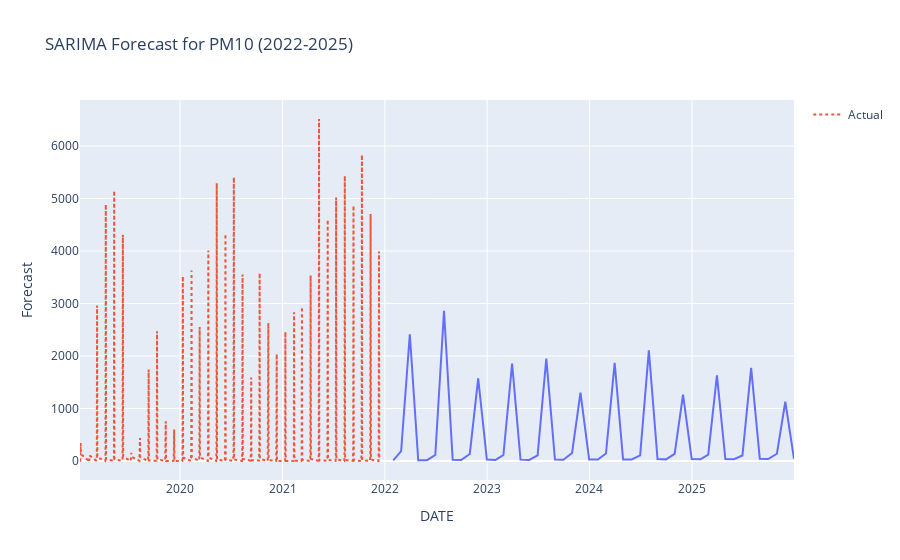

Here is the notebook cell this chart was saved with:
### Code cell
import pandas as pd
from sklearn.metrics import mean_absolute_error, mean_squared_error
import numpy as np
import pmdarima as pm

# Load data
df = pd.read_csv('D:/stubble buring/stubble/STN5.csv')

# Ensure 'DATE' is a datetime column
df['DATE'] = pd.to_datetime(df['DATE'], errors='coerce')
df.dropna(subset=['DATE'], inplace=True)  # Drop rows with invalid/missing dates
df.set_index('DATE', inplace=True)

# Handle missing values in 'FIRECOUNT'
df['FIRECOUNT'].fillna(method='ffill', inplace=True)

# Sort the DataFrame by the 'DATE' index to avoid issues with slicing
df.sort_index(inplace=True)

# Split data into training and testing (2016-2021)
train = df.loc['2016-01-01':'2018-12-31']  # Training data from 2016 to 2020
test = df.loc['2019-01-01':'2021-12-31']   # Testing data for 2021

# Apply AutoSARIMA (automatic SARIMA model selection)
auto_sarima_model = pm.auto_arima(train['FIRECOUNT'], 
                                  seasonal=True, 
                                  m=12,  # Seasonal period (12 for monthly data)
                                  stepwise=True,  # Stepwise search for parameters
                                  trace=True)  # Print progress of the search

# Print summary of the AutoSARIMA model
print(auto_sarima_model.summary())

# Forecast for the test period using integer-based indexing
test_forecast = auto_sarima_model.predict(n_periods=len(test))

# Compute MAE and RMSE
mae = mean_absolute_error(test['FIRECOUNT'], test_forecast)
rmse = np.sqrt(mean_squared_error(test['FIRECOUNT'], test_forecast))

print(f"MAE: {mae:.2f}")
print(f"RMSE: {rmse:.2f}")

# Forecast for the next 48 months (2022-2025)
forecast_period = 48
forecast = auto_sarima_model.predict(n_periods=forecast_period)

# Create forecast date index
forecast_dates = pd.date_range(start='2022-01-01', periods=forecast_period, freq='ME')
forecast_series = pd.Series(forecast, index=forecast_dates)

# Display predictions for 2022 to 2025
for year, value in zip(range(2022, 2026), forecast[:48:12]):
    print(f"The predicted value for {year} is {value:.2f}")

# Create a DataFrame to hold the forecast data
forecast_df = pd.DataFrame({'DATE': forecast_dates, 'Forecast': forecast})
forecast_df.set_index('DATE', inplace=True)

# Create a plot of the actual and forecasted values
fig = px.line(forecast_df, x=forecast_df.index, y='Forecast', title='SARIMA Forecast for PM10 (2022-2025)')

# Add the actual test data for comparison
test_df = pd.DataFrame({'DATE': test.index, 'Actual': test['FIRECOUNT']})
fig.add_scatter(x=test_df['DATE'], y=test_df['Actual'], mode='lines', name='Actual', line=dict(dash='dot'))

# Display the plot
fig.show()

### Figure 1 — Plotly figure (JSON) as saved in the notebook; plotly's stock layout.template omitted (floating-point values rounded to 4 significant figures; data arrays with more than 128 entries replaced by an {"elided": "..."} marker saying what was removed)
{"data": [{"hovertemplate": "DATE=%{x}<br>Forecast=%{y}<extra></extra>", "legendgroup": "", "line": {"color": "#636efa", "dash": "solid"}, "marker": {"symbol": "circle"}, "mode": "lines", "name": "", "orientation": "v", "showlegend": false, "type": "scatter", "x": ["2022-01-31T00:00:00", "2022-02-28T00:00:00", "2022-03-31T00:00:00", "2022-04-30T00:00:00", "2022-05-31T00:00:00", "2022-06-30T00:00:00", "2022-07-31T00:00:00", "2022-08-31T00:00:00", "2022-09-30T00:00:00", "2022-10-31T00:00:00", "2022-11-30T00:00:00", "2022-12-31T00:00:00", "2023-01-31T00:00:00", "2023-02-28T00:00:00", "2023-03-31T00:00:00", "2023-04-30T00:00:00", "2023-05-31T00:00:00", "2023-06-30T00:00:00", "2023-07-31T00:00:00", "2023-08-31T00:00:00", "2023-09-30T00:00:00", "2023-10-31T00:00:00", "2023-11-30T00:00:00", "2023-12-31T00:00:00", "2024-01-31T00:00:00", "2024-02-29T00:00:00", "2024-03-31T00:00:00", "2024-04-30T00:00:00", "2024-05-31T00:00:00", "2024-06-30T00:00:00", "2024-07-31T00:00:00", "2024-08-31T00:00:00", "2024-09-30T00:00:00", "2024-10-31T00:00:00", "2024-11-30T00:00:00", "2024-12-31T00:00:00", "2025-01-31T00:00:00", "2025-02-28T00:00:00", "2025-03-31T00:00:00", "2025-04-30T00:00:00", "2025-05-31T00:00:00", "2025-06-30T00:00:00", "2025-07-31T00:00:00", "2025-08-31T00:00:00", "2025-09-30T00:00:00", "2025-10-31T00:00:00", "2025-11-30T00:00:00", "2025-12-31T00:00:00"], "xaxis": "x", "y": [10.77, 186.6, 2414.0, 12.3, 14.98, 114.6, 2862.0, 22.01, 18.45, 134.2, 1574.0, 28.36, 19.78, 114.2, 1854.0, 25.86, 21.03, 105.6, 1951.0, 28.54, 23.4, 154.1, 1304.0, 26.39, 26.6, 142.4, 1868.0, 30.28, 28.71, 107.3, 2106.0, 35.36, 31.05, 136.9, 1263.0, 36.95, 32.85, 123.3, 1630.0, 37.34, 34.19, 104.4, 1776.0, 40.54, 36.14, 138.5, 1128.0, 40.16], "yaxis": "y"}, {"line": {"dash": "dot"}, "mode": "lines", "name": "Actual", "type": "scatter", "x": {"elided": "144 str values"}, "y": {"elided": "144 int values"}}], "layout": {"legend": {"tracegroupgap": 0}, "title": {"text": "SARIMA Forecast for PM10 (2022-2025)"}, "xaxis": {"anchor": "y", "domain": [0, 1], "title": {"text": "DATE"}}, "yaxis": {"anchor": "x", "domain": [0, 1], "title": {"text": "Forecast"}}}}
